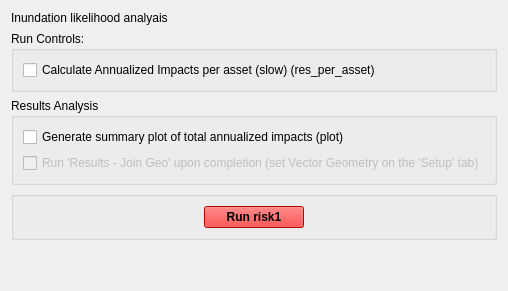
         <widget class="QWidget" name="tab_proj">
          <attribute name="title">
           <string>Risk (L1)</string>
          </attribute>
          <layout class="QVBoxLayout" name="verticalLayout_10">
           <item>
            <widget class="QLabel" name="label">
             <property name="text">
              <string>Inundation likelihood analyais</string>
             </property>
            </widget>
           </item>
           <item>
            <widget class="QGroupBox" name="verticalGroupBox_5">
             <property name="title">
              <string>Run Controls:</string>
             </property>
             <layout class="QVBoxLayout" name="verticalLayout_5">
              <item>
               <widget class="QCheckBox" name="checkBox_r2rpa_2">
                <property name="text">
                 <string>Calculate Annualized Impacts per asset (slow) (res_per_asset)</string>
                </property>
               </widget>
              </item>
             </layout>
            </widget>
           </item>
           <item>
            <widget class="QGroupBox" name="verticalGroupBox_6">
             <property name="title">
              <string>Results Analysis</string>
             </property>
             <layout class="QVBoxLayout" name="verticalLayout_9">
              <item>
               <widget class="QCheckBox" name="checkBox_r2ep_2">
                <property name="text">
                 <string>Generate summary plot of total annualized impacts (plot)</string>
                </property>
               </widget>
              </item>
              <item>
               <widget class="QCheckBox" name="checkBox_r2ires_2">
                <property name="enabled">
                 <bool>false</bool>
                </property>
                <property name="text">
                 <string>Run 'Results - Join Geo' upon completion (set Vector Geometry on the 'Setup' tab)</string>
                </property>
                <property name="checkable">
                 <bool>true</bool>
                </property>
               </widget>
              </item>
             </layout>
            </widget>
           </item>
           <item>
            <widget class="QGroupBox" name="groupBox_6">
             <property name="title">
              <string/>
             </property>
             <layout class="QGridLayout" name="gridLayout_6">
              <item row="0" column="0">
               <widget class="QPushButton" name="pushButton_r1Run">
                <property name="maximumSize">
                 <size>
                  <width>100</width>
                  <height>16777215</height>
                 </size>
                </property>
                <property name="palette">
                 <palette>
                  <active>
                   <colorrole role="WindowText">
                    <brush brushstyle="SolidPattern">
                     <color alpha="255">
                      <red>0</red>
                      <green>0</green>
                      <blue>0</blue>
                     </color>
                    </brush>
                   </colorrole>
                   <colorrole role="Button">
                    <brush brushstyle="SolidPattern">
                     <color alpha="255">
                      <red>255</red>
                      <green>0</green>
                      <blue>0</blue>
                     </color>
                    </brush>
                   </colorrole>
                   <colorrole role="Light">
                    <brush brushstyle="SolidPattern">
                     <color alpha="255">
                      <red>255</red>
                      <green>127</green>
                      <blue>127</blue>
                     </color>
                    </brush>
                   </colorrole>
                   <colorrole role="Midlight">
                    <brush brushstyle="SolidPattern">
                     <color alpha="255">
                      <red>255</red>
                      <green>63</green>
                      <blue>63</blue>
                     </color>
                    </brush>
                   </colorrole>
                   <colorrole role="Dark">
                    <brush brushstyle="SolidPattern">
                     <color alpha="255">
                      <red>127</red>
                      <green>0</green>
                      <blue>0</blue>
                     </color>
                    </brush>
                   </colorrole>
                   <colorrole role="Mid">
                    <brush brushstyle="SolidPattern">
                     <color alpha="255">
                      <red>170</red>
                      <green>0</green>
                      <blue>0</blue>
                     </color>
                    </brush>
                   </colorrole>
                   <colorrole role="Text">
                    <brush brushstyle="SolidPattern">
                     <color alpha="255">
                      <red>0</red>
                      <green>0</green>
                      <blue>0</blue>
                     </color>
                    </brush>
                   </colorrole>
                   <colorrole role="BrightText">
                    <brush brushstyle="SolidPattern">
                     <color alpha="255">
                      <red>255</red>
                      <green>255</green>
                      <blue>255</blue>
                     </color>
                    </brush>
                   </colorrole>
                   <colorrole role="ButtonText">
                    <brush brushstyle="SolidPattern">
                     <color alpha="255">
                      <red>0</red>
                      <green>0</green>
                      <blue>0</blue>
                     </color>
                    </brush>
                   </colorrole>
                   <colorrole role="Base">
                    <brush brushstyle="SolidPattern">
                     <color alpha="255">
                      <red>255</red>
                      <green>255</green>
                      <blue>255</blue>
                     </color>
                    </brush>
                   </colorrole>
                   <colorrole role="Window">
                    <brush brushstyle="SolidPattern">
                     <color alpha="255">
                      <red>255</red>
                      <green>0</green>
                      <blue>0</blue>
                     </color>
                    </brush>
                   </colorrole>
                   <colorrole role="Shadow">
                    <brush brushstyle="SolidPattern">
                     <color alpha="255">
                      <red>0</red>
                      <green>0</green>
                      <blue>0</blue>
                     </color>
                    </brush>
                   </colorrole>
                   <colorrole role="AlternateBase">
                    <brush brushstyle="SolidPattern">
                     <color alpha="255">
                      <red>255</red>
                      <green>127</green>
                      <blue>127</blue>
                     </color>
                    </brush>
                   </colorrole>
                   <colorrole role="ToolTipBase">
                    <brush brushstyle="SolidPattern">
                     <color alpha="255">
                      <red>255</red>
                      <green>255</green>
                      <blue>220</blue>
                     </color>
                    </brush>
                   </colorrole>
                   <colorrole role="ToolTipText">
                    <brush brushstyle="SolidPattern">
                     <color alpha="255">
                      <red>0</red>
                      <green>0</green>
                      <blue>0</blue>
                     </color>
                    </brush>
                   </colorrole>
                  </active>
                  <inactive>
                   <colorrole role="WindowText">
                    <brush brushstyle="SolidPattern">
                     <color alpha="255">
                      <red>0</red>
                      <green>0</green>
                      <blue>0</blue>
                     </color>
                    </brush>
                   </colorrole>
                   <colorrole role="Button">
                    <brush brushstyle="SolidPattern">
                     <color alpha="255">
                      <red>255</red>
                      <green>0</green>
                      <blue>0</blue>
                     </color>
                    </brush>
                   </colorrole>
                   <colorrole role="Light">
                    <brush brushstyle="SolidPattern">
                     <color alpha="255">
                      <red>255</red>
                      <green>127</green>
                      <blue>127</blue>
                     </color>
                    </brush>
                   </colorrole>
                   <colorrole role="Midlight">
                    <brush brushstyle="SolidPattern">
                     <color alpha="255">
                      <red>255</red>
                      <green>63</green>
                      <blue>63</blue>
                     </color>
                    </brush>
                   </colorrole>
                   <colorrole role="Dark">
                    <brush brushstyle="SolidPattern">
                     <color alpha="255">
                      <red>127</red>
                      <green>0</green>
                      <blue>0</blue>
                     </color>
                    </brush>
                   </colorrole>
                   <colorrole role="Mid">
                    <brush brushstyle="SolidPattern">
                     <color alpha="255">
                      <red>170</red>
                      <green>0</green>
                      <blue>0</blue>
                     </color>
                    </brush>
                   </colorrole>
                   <colorrole role="Text">
                    <brush brushstyle="SolidPattern">
                     <color alpha="255">
                      <red>0</red>
                      <green>0</green>
                      <blue>0</blue>
                     </color>
                    </brush>
                   </colorrole>
                   <colorrole role="BrightText">
                    <brush brushstyle="SolidPattern">
                     <color alpha="255">
                      <red>255</red>
                      <green>255</green>
                      <blue>255</blue>
                     </color>
                    </brush>
                   </colorrole>
                   <colorrole role="ButtonText">
                    <brush brushstyle="SolidPattern">
                     <color alpha="255">
                      <red>0</red>
                      <green>0</green>
                      <blue>0</blue>
                     </color>
                    </brush>
                   </colorrole>
                   <colorrole role="Base">
                    <brush brushstyle="SolidPattern">
                     <color alpha="255">
                      <red>255</red>
                      <green>255</green>
                      <blue>255</blue>
                     </color>
                    </brush>
                   </colorrole>
                   <colorrole role="Window">
                    <brush brushstyle="SolidPattern">
                     <color alpha="255">
                      <red>255</red>
                      <green>0</green>
                      <blue>0</blue>
                     </color>
                    </brush>
                   </colorrole>
                   <colorrole role="Shadow">
                    <brush brushstyle="SolidPattern">
                     <color alpha="255">
                      <red>0</red>
                      <green>0</green>
                      <blue>0</blue>
                     </color>
                    </brush>
                   </colorrole>
                   <colorrole role="AlternateBase">
                    <brush brushstyle="SolidPattern">
                     <color alpha="255">
                      <red>255</red>
                      <green>127</green>
                      <blue>127</blue>
                     </color>
                    </brush>
                   </colorrole>
                   <colorrole role="ToolTipBase">
                    <brush brushstyle="SolidPattern">
                     <color alpha="255">
                      <red>255</red>
                      <green>255</green>
                      <blue>220</blue>
                     </color>
                    </brush>
                   </colorrole>
                   <colorrole role="ToolTipText">
                    <brush brushstyle="SolidPattern">
                     <color alpha="255">
                      <red>0</red>
                      <green>0</green>
                      <blue>0</blue>
                     </color>
                    </brush>
                   </colorrole>
                  </inactive>
                  <disabled>
                   <colorrole role="WindowText">
                    <brush brushstyle="SolidPattern">
                     <color alpha="255">
                      <red>127</red>
                      <green>0</green>
                      <blue>0</blue>
                     </color>
                    </brush>
                   </colorrole>
                   <colorrole role="Button">
                    <brush brushstyle="SolidPattern">
                     <color alpha="255">
                      <red>255</red>
                      <green>0</green>
                      <blue>0</blue>
                     </color>
                    </brush>
                   </colorrole>
                   <colorrole role="Light">
                    <brush brushstyle="SolidPattern">
                     <color alpha="255">
                      <red>255</red>
                      <green>127</green>
                      <blue>127</blue>
                     </color>
                    </brush>
                   </colorrole>
                   <colorrole role="Midlight">
                    <brush brushstyle="SolidPattern">
                     <color alpha="255">
                      <red>255</red>
                      <green>63</green>
                      <blue>63</blue>
                     </color>
                    </brush>
                   </colorrole>
                   <colorrole role="Dark">
                    <brush brushstyle="SolidPattern">
                     <color alpha="255">
                      <red>127</red>
                      <green>0</green>
                      <blue>0</blue>
                     </color>
                    </brush>
                   </colorrole>
                   <colorrole role="Mid">
                    <brush brushstyle="SolidPattern">
                     <color alpha="255">
                      <red>170</red>
                      <green>0</green>
                      <blue>0</blue>
                     </color>
                    </brush>
                   </colorrole>
                   <colorrole role="Text">
                    <brush brushstyle="SolidPattern">
                     <color alpha="255">
                      <red>127</red>
                      <green>0</green>
                      <blue>0</blue>
                     </color>
                    </brush>
                   </colorrole>
                   <colorrole role="BrightText">
                    <brush brushstyle="SolidPattern">
                     <color alpha="255">
                      <red>255</red>
                      <green>255</green>
                      <blue>255</blue>
                     </color>
                    </brush>
                   </colorrole>
                   <colorrole role="ButtonText">
                    <brush brushstyle="SolidPattern">
                     <color alpha="255">
                      <red>127</red>
                      <green>0</green>
                      <blue>0</blue>
                     </color>
                    </brush>
                   </colorrole>
                   <colorrole role="Base">
                    <brush brushstyle="SolidPattern">
                     <color alpha="255">
                      <red>255</red>
                      <green>0</green>
                      <blue>0</blue>
                     </color>
                    </brush>
                   </colorrole>
                   <colorrole role="Window">
                    <brush brushstyle="SolidPattern">
                     <color alpha="255">
                      <red>255</red>
                      <green>0</green>
                      <blue>0</blue>
                     </color>
                    </brush>
                   </colorrole>
                   <colorrole role="Shadow">
                    <brush brushstyle="SolidPattern">
                     <color alpha="255">
                      <red>0</red>
                      <green>0</green>
                      <blue>0</blue>
                     </color>
                    </brush>
                   </colorrole>
                   <colorrole role="AlternateBase">
                    <brush brushstyle="SolidPattern">
                     <color alpha="255">
                      <red>255</red>
                      <green>0</green>
                      <blue>0</blue>
                     </color>
                    </brush>
                   </colorrole>
                   <colorrole role="ToolTipBase">
                    <brush brushstyle="SolidPattern">
                     <color alpha="255">
                      <red>255</red>
                      <green>255</green>
                      <blue>220</blue>
                     </color>
                    </brush>
                   </colorrole>
                   <colorrole role="ToolTipText">
                    <brush brushstyle="SolidPattern">
                     <color alpha="255">
                      <red>0</red>
                      <green>0</green>
                      <blue>0</blue>
                     </color>
                    </brush>
                   </colorrole>
                  </disabled>
                 </palette>
                </property>
                <property name="font">
                 <font>
                  <weight>75</weight>
                  <bold>true</bold>
                 </font>
                </property>
                <property name="text">
                 <string>Run risk1</string>
                </property>
               </widget>
              </item>
             </layout>
            </widget>
           </item>
           <item>
            <spacer name="verticalSpacer_2">
             <property name="orientation">
              <enum>Qt::Vertical</enum>
             </property>
             <property name="sizeHint" stdset="0">
              <size>
               <width>20</width>
               <height>40</height>
              </size>
             </property>
            </spacer>
           </item>
          </layout>
         </widget>
